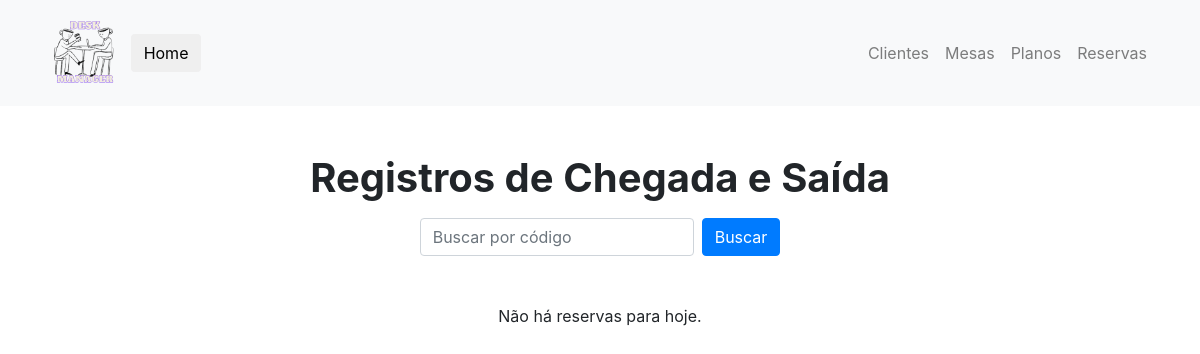
Before: /buscar_listagem/1911202411 with the older database file.
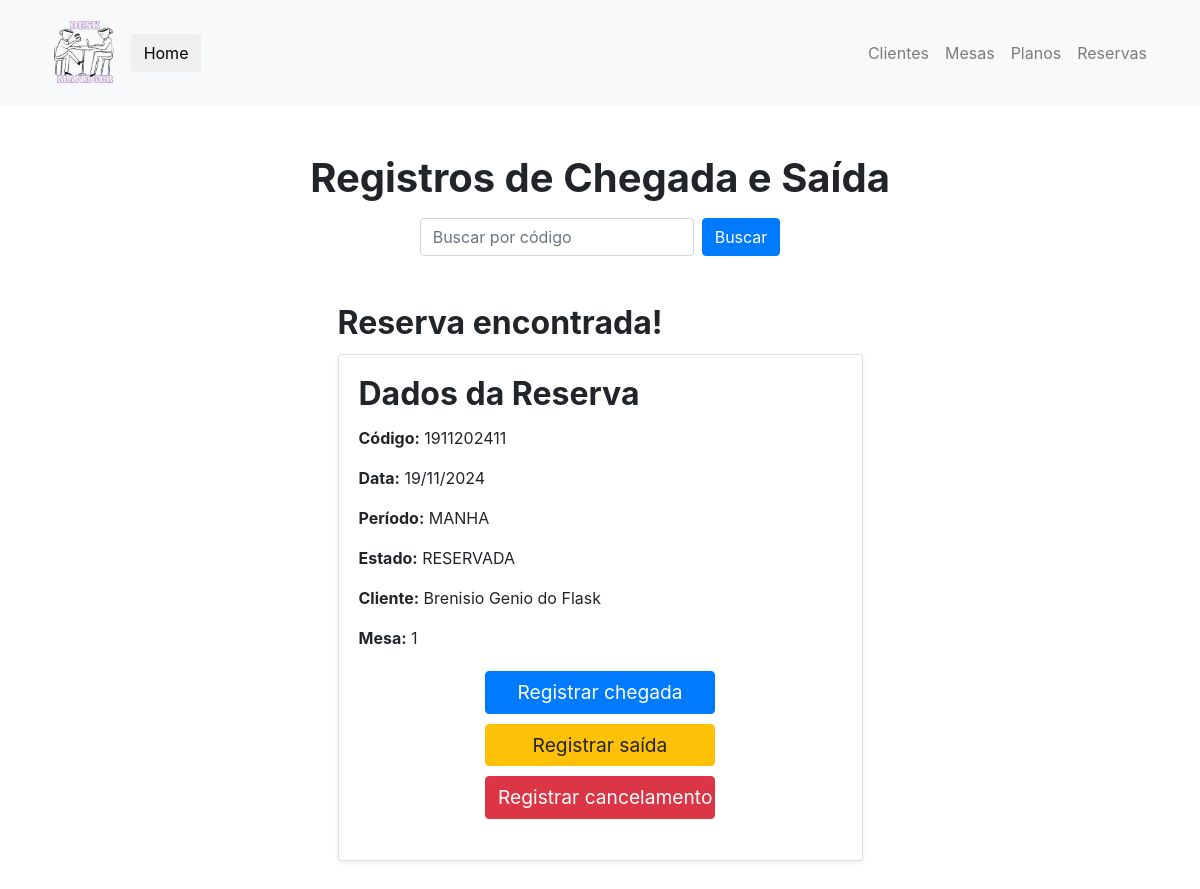
After: the same page with the newer database file.
### desk_manager/models.py (models this page shows, shortened)
class Reserva(db.Model):
    id: so.Mapped[str] = so.mapped_column(sa.String, primary_key=True, default=generate_hex_id)
    codigo: so.Mapped[str] = so.mapped_column(sa.String, unique=True ,nullable=False)
    data: so.Mapped[datetime] = so.mapped_column(sa.DateTime, nullable=False)
    periodo: so.Mapped[PeriodoReserva] = so.mapped_column(sa.Integer, nullable=False)
    estado: so.Mapped[EstadoReserva] = so.mapped_column(sa.Integer, nullable=False, default=EstadoReserva.RESERVADA)
    data_chegada: so.Mapped[datetime] = so.mapped_column(sa.DateTime, nullable=True)
    data_saida: so.Mapped[datetime] = so.mapped_column(sa.DateTime, nullable=True)
    data_cancelamento: so.Mapped[datetime] = so.mapped_column(sa.DateTime, nullable=True)
    cliente: so.Mapped[Cliente] = so.relationship(Cliente, back_populates="reservas")
    cliente_id: so.Mapped[str] = so.mapped_column(sa.String, sa.ForeignKey("cliente.id"), nullable=False)
    mesa: so.Mapped[Mesa] = so.relationship(Mesa, back_populates="reservas")
    mesa_id: so.Mapped[str] = so.mapped_column(sa.String, sa.ForeignKey("mesa.id"), nullable=False)
    def to_dict(self):
        return {
            'id': self.id,
            'codigo': self.codigo,
            'data': self.data.strftime('%d/%m/%Y'),
            'periodo': PeriodoReserva(self.periodo).name,
            'estado': EstadoReserva(self.estado).name,
            'cliente': self.cliente,
            'mesa': self.mesa
        }
    @classmethod
    def buscar_reserva_por_codigo(cls, codigo):
        return cls.query.filter_by(codigo=codigo).first()

class Cliente(db.Model):
    __tablename__ = 'cliente'
    id: so.Mapped[str] = so.mapped_column(sa.String, primary_key=True, default=generate_hex_id)
    nome: so.Mapped[str] = so.mapped_column(sa.String, nullable=False)
    cpf: so.Mapped[str] = so.mapped_column(sa.String, unique=True, nullable=False)
    telefone: so.Mapped[str] = so.mapped_column(sa.String, nullable=False)
    tipo_plano_id: so.Mapped[str] = so.mapped_column(sa.String, sa.ForeignKey("plano.id"), nullable=True)
    plano: so.Mapped["PlanoDeUso"] = so.relationship("PlanoDeUso", back_populates="clientes")
    reservas: so.Mapped[list["Reserva"]] = so.relationship("Reserva", back_populates="cliente")
    saldo: so.Mapped[int] = so.mapped_column(sa.Integer, nullable=True, default=0)

class Mesa(db.Model):
    id: so.Mapped[str] = so.mapped_column(sa.String, primary_key=True, default=generate_hex_id)
    numero: so.Mapped[str] = so.mapped_column(sa.String, unique=True, nullable=False)
    reservas: so.Mapped[list["Reserva"]] = so.relationship("Reserva", back_populates="mesa")

### desk_manager/routes/registros.py (the view)
@REGISTROS.route('/buscar_listagem/<string:codigo>', methods=['GET'])
def buscar_listagem_por_codigo(codigo):
    reserva = Reserva.buscar_reserva_por_codigo(codigo)
    if not reserva:
        return render_template('listagem_registros.html', reserva_escolhida=None)
    return render_template('listagem_registros.html', reserva_escolhida=reserva.to_dict())

### desk_manager/templates/listagem_registros.html (shortened to what this page needs)
{% extends "base.html" %}
{% block body %}
<div class="container my-5">
    <h1 class="display-5 text-center my-0 mb-3"><strong>Registros de Chegada e Saída</strong></h1>
    <div class="d-flex justify-content-center align-items-center mb-5">
        <form id="buscarReservaForm" action="" method="GET" class="form-inline justify-content-center" onsubmit="buscarReserva(event)">
            <input type="text" id="codigoInput" class="form-control mr-2" placeholder="Buscar por código" required>
            <button type="submit" class="btn btn-primary">Buscar</button>
        </form>
    </div>
    <div class="row">
        {% if reserva_escolhida %}
            <div class="col-md-6 offset-md-3">
                <h2 class="card-title"><strong>Reserva encontrada!</strong></h2>
                <div class="card shadow-sm">
                    <div class="card-body">
                        <h2 class="card-title"><strong>Dados da Reserva</strong></h2>
                        <p class="card-text"><strong>Código:</strong> {{ reserva_escolhida.codigo }}</p>
                        <p class="card-text"><strong>Data:</strong> {{ reserva_escolhida.data }}</p>
                        <p class="card-text"><strong>Período:</strong> {{ reserva_escolhida.periodo }}</p>
                        <p class="card-text"><strong>Estado:</strong> {{ reserva_escolhida.estado }}</p>
                        <p class="card-text"><strong>Cliente:</strong> {{ reserva_escolhida.cliente.nome }}</p>
                        <p class="card-text"><strong>Mesa:</strong> {{ reserva_escolhida.mesa.numero }}</p>
                        <div class="form-group text-center">
                            <form action="{{ url_for('registros.registrar_chegada', reserva_id=reserva_escolhida.id) }}" method="POST" style="display:columm; padding: 5px;">
                                <button type="submit" class="btn btn-primary" style="font-size: 1.2rem; width: 230px;">Registrar chegada</button>
                            </form>
                            <form action="{{ url_for('registros.registrar_saida', reserva_id=reserva_escolhida.id) }}" method="POST" style="display:columm; padding: 5px;">
                                <button type="submit" class="btn btn-warning" style="font-size: 1.2rem; width: 230px;">Registrar saída</button>
                            </form>
                            <form action="{{ url_for('registros.registrar_cancelamento', reserva_id=reserva_escolhida.id) }}" method="POST" style="display:columm; padding: 5px;">
                                <button type="submit" class="btn btn-danger" style="font-size: 1.2rem; width: 230px;">Registrar cancelamento</button>
                            </form>
                        </div>
                    </div>
                </div>
            </div>
        {% else %}
            <div class="col-12">
                <p class="text-center">Não há reservas para hoje.</p>
            </div>
        {% endif %}
    </div>
</div>
{% endblock %}

Changed rows visible on the page:
added Reserva: codigo "1911202411"
now on this page (row edited): Cliente: cliente.nome "Brenisio Genio do Flask"
now on this page (row unchanged): Mesa: mesa.numero "1"
Other visible differences:
{{ reserva_escolhida.data }}: (not shown) → "19/11/2024"
{{ reserva_escolhida.periodo }}: (not shown) → "MANHA"
{{ reserva_escolhida.estado }}: (not shown) → "RESERVADA"
text no longer shown: "Não há reservas para hoje."
text now shown: "Reserva encontrada! Dados da Reserva Código: Data: Período: Estado: Cliente: Mesa: Registrar chegada Registrar saída Registrar cancelamento"
